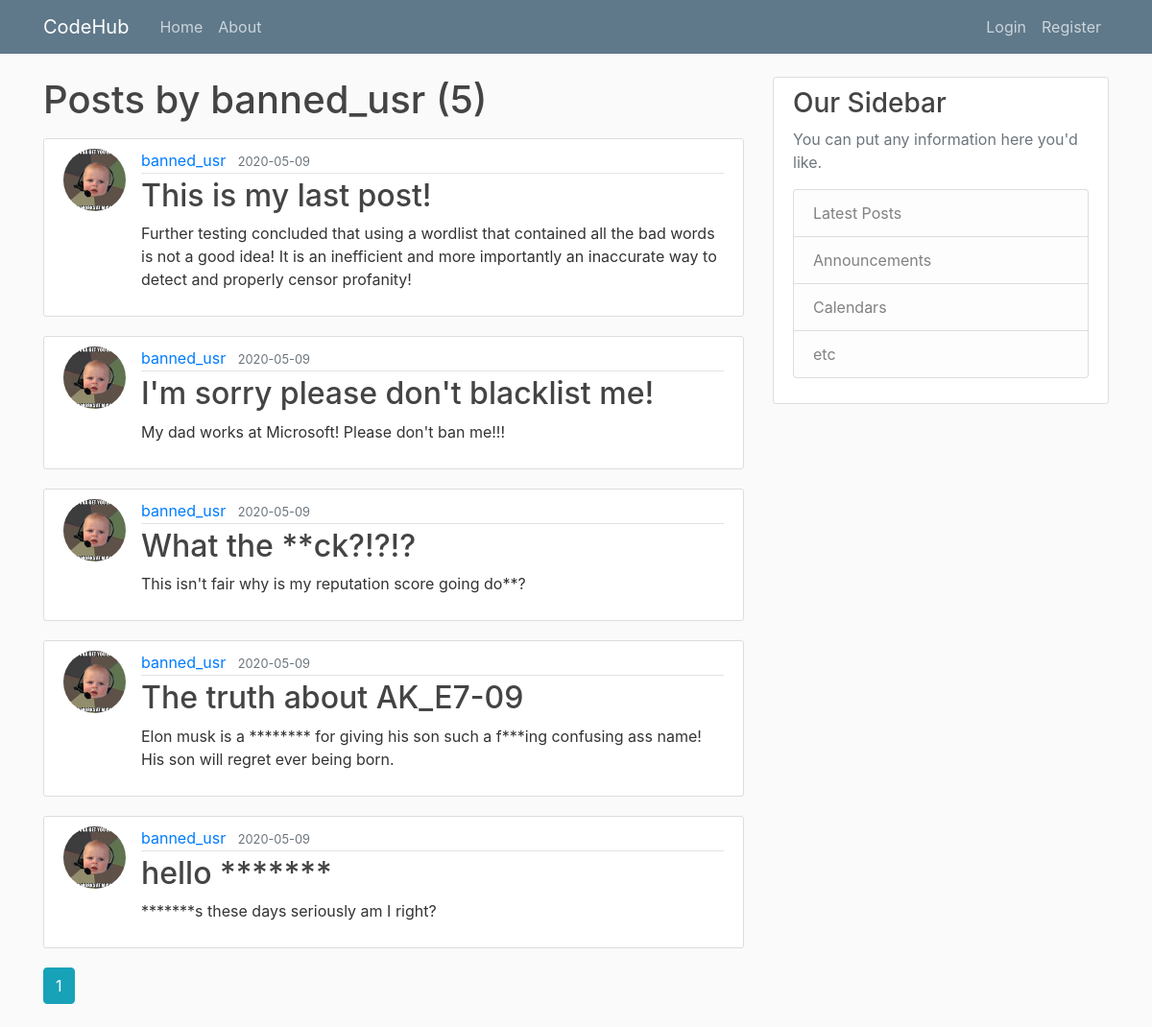
/user/banned_usr, run on the app's committed database.
### app/models.py (models this page shows, shortened)
class User(db.Model, UserMixin):
    id = db.Column(db.Integer, primary_key=True)                                    # Primary Key
    username = db.Column(db.String(20), unique=True, nullable=False)                # Each User will have a username, with a max(20) characters, it must be unique, and Null is not allowed!
    email = db.Column(db.String(120), unique=True, nullable=False)                  # Each User will have an email, with a max(120) characters, it must be unique, and Null is not allowed!
    image_file = db.Column(db.String(20), nullable=False, default='default.jpg')    # Each User will have a defualt profile Image, so uniqueness does not apply, since Null is not allowed!
    password = db.Column(db.String(60), nullable=False)                             # Each User will have passwords, with a max(60) characters, uniqueness does not apply, and Null is not allowed!
    posts = db.relationship('Post', backref='author', lazy=True)                    # This is linked to Posts, Lazy Evaluation is set to: True
    reputation = db.Column(db.Integer, nullable=False, default=10)                  # This has a default value of 10
    profanity = db.Column(db.Boolean, unique=False, default=False)                  # This had a default value of 0
    chance = db.Column(db.Boolean, nullable=False, default=True)                    # This has a default value of True
    blacklisted = db.Column(db.Boolean, unique=False, default=False)                # This has a default value of False
    compliments=db.Column(db.Integer, unique=False, default=0)                      # This has a default value of 0

class Post(db.Model):
    id = db.Column(db.Integer, primary_key=True)                                    # Primary Key
    title = db.Column(db.String(100), nullable=False)                               # Each Post will have a title, with a max(100) characters, uniqueness does not apply, and Null is not allowed!
    date_posted = db.Column(db.DateTime, nullable=False, default=datetime.utcnow)   # Each Post will have a date_posted, with DateTime set to utcnow, current time, and Null is not allowed!
    content = db.Column(db.Text, nullable=False)                                    # Each Post will have a content with no character limit, and Null is not allowed!
    user_id = db.Column(db.Integer, db.ForeignKey('user.id'), nullable=False)       # This is using the user id as a ForeignKey, each post must have an Author, so Null is not allowed!
    rating = db.Column(db.Integer, nullable=False, default=10)

### app/users/routes.py (the view)
@users.route('/user/<string:username>')                                       # String
def user_posts(username):
    page = request.args.get('page', 1, type=int)                            # We request a page, the default page is 1, of type int
    user = User.query.filter_by(username=username).first_or_404()
    posts = Post.query.filter_by(author=user)\
        .order_by(Post.date_posted.desc())\
        .paginate(page=page, per_page=5)
    return render_template('user_posts.html', posts=posts, user=user)       # Redirect to user_posts.html

### app/templates/user_posts.html
{% extends "template.html" %}
{% block content %}
    <h1 class="mb-3">Posts by {{ user.username }} ({{ posts.total }}) </h1>
    {% for post in posts.items %}
        <article class="media content-section">
            <img class="rounded-circle article-img" src="{{ url_for('static', filename='profile_images/' + post.author.image_file ) }}">
            <div class="media-body">
                <div class="article-metadata">
                    <a class="mr-2" href="{{ url_for('users.user_posts', username=post.author.username) }}">{{ post.author.username }}</a>
                    <small class="text-muted">{{ post.date_posted.strftime('%Y-%m-%d') }}</small>
                </div>
                <h2><a class="article-title" href="{{url_for('posts.post', post_id=post.id) }}">{{ post.title }}</a></h2>
                <p class="article-content">{{ post.content }}</p>
            </div>
        </article>
    {% endfor %}
    {% for page_num in posts.iter_pages(left_edge=1, right_edge=1, left_current=1, right_current=2) %}
        {% if page_num %}
            {% if posts.page == page_num %}
                <a class="btn btn-info mb-4" href="{{ url_for('users.user_posts', username=user.username, page=page_num) }}">{{ page_num }}</a>
            {% else %}
                <a class="btn btn-outline-info mb-4" href="{{ url_for('users.user_posts', username=user.username, page=page_num) }}">{{ page_num }}</a>
            {% endif %}
        {% else %}
            ...
        {% endif %}
    {% endfor %}
{% endblock content %}

### app/static/main.css (style rules this page uses)
body { background: #fafafa; color: #333333; margin-top: 5rem; }
h1, h2, h3, h4, h5, h6 { color: #444444; }
.content-section { background: #ffffff; padding: 10px 20px; border: 1px solid #dddddd; border-radius: 3px; margin-bottom: 20px; }
.article-title { color: #444444; }
.article-content { white-space: pre-line; }
.article-img { height: 65px; width: 65px; margin-right: 16px; }
.article-metadata { padding-bottom: 1px; margin-bottom: 4px; border-bottom: 1px solid #e3e3e3 }

### data on the page
User: username "banned_usr"
Post: image_file (picture), author.username "banned_usr", date_posted "2020-05-09", title "This is my last post!", content "Further testing concluded that using a wordlist that contained all the bad words is not a good idea! It is an inefficient and more importantly an inaccurate way to detect and properly censor profanity!"
Post: image_file (picture), author.username "banned_usr", date_posted "2020-05-09", title "I'm sorry please don't blacklist me!", content "My dad works at Microsoft! Please don't ban me!!!"
Post: image_file (picture), author.username "banned_usr", date_posted "2020-05-09", title "What the **ck?!?!?", content "This isn't fair why is my reputation score going do**?"
Post: image_file (picture), author.username "banned_usr", date_posted "2020-05-09", title "The truth about AK_E7-09", content "Elon musk is a ******** for giving his son such a f***ing confusing ass name! His son will regret ever being born."
Post: image_file (picture), author.username "banned_usr", date_posted "2020-05-09", title "hello *******", content "*******s these days seriously am I right?"

### other printed values
{{ posts.total }} "5"
{{ page_num }} "1"
